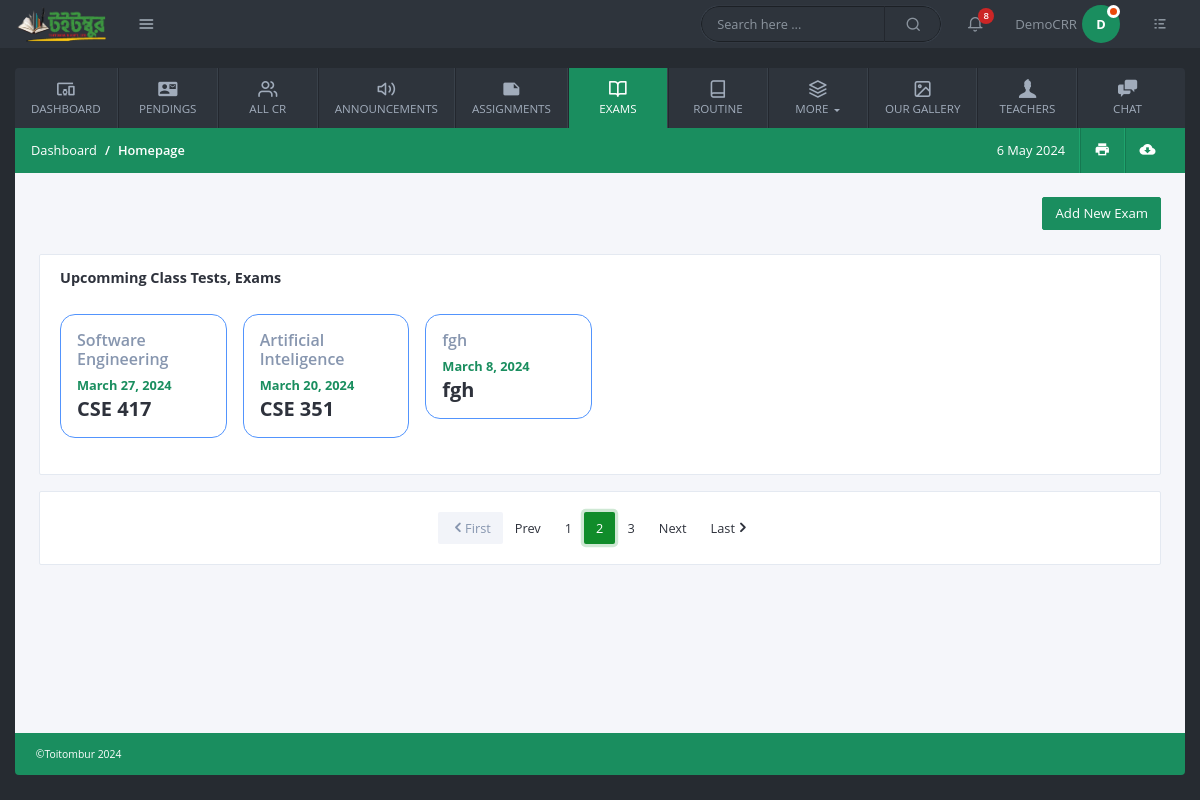
The page /exams/ (signed in) on the database as committed earlier.
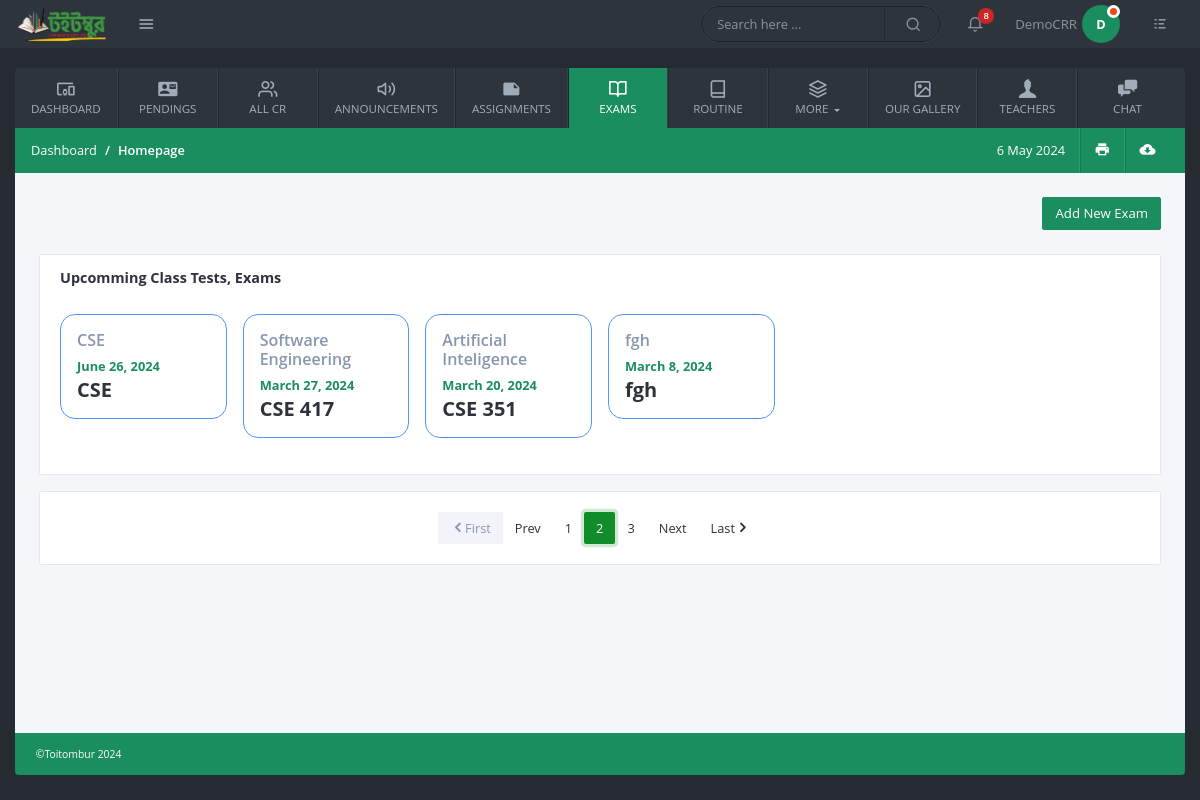
The same page on the database as committed later.
### common/models.py (models this page shows, shortened)
class CommonBaseModel(models.Model):
    uid = models.UUIDField(primary_key=True, default= uuid.uuid4, editable=False)
    created_at = models.DateTimeField(auto_now_add=True)
    updated_at = models.DateTimeField(auto_now=True)

class UpcomingExams(CommonBaseModel):
    intake = models.ForeignKey(Intakes, on_delete=models.CASCADE)
    department = models.ForeignKey(Departments, on_delete=models.CASCADE)
    section = models.ForeignKey(Sections, on_delete=models.CASCADE)
    exam_name = models.CharField(max_length=10, choices=[('Class Test', 'Class Test'),('Quiz Test', 'Quiz Test'),('Mid Term', 'Mid Term'),('Final Test', 'Final Test')])
    course_name = models.CharField( max_length=50)
    course_code = models.CharField( max_length=7)
    date = models.DateField(auto_now=False, auto_now_add=False)
    topic = models.CharField(max_length=150)
    detail = models.TextField()

### common/views.py (the view)
# urls.py: path('exams/', views.exams, name="exams"),
@login_required()
def exams(request):
    if request.user.role == "cr" or request.user.role == "student":
        the_student = get_object_or_404(Student, account = request.user.profile)
        his_intake = the_student.intake
        his_department = the_student.department
        his_section = the_student.section
        all_exams = UpcomingExams.objects.filter(
                    intake= his_intake,
                    department= his_department,
                    section= his_section,
        ).order_by("-date")
        if request.method == "POST":
            form = UpcomingExamsForm(request.POST)
            if form.is_valid():
                the_form = form.save(commit=False)
                the_form.intake = his_intake
                the_form.department = his_department
                the_form.section = his_section
                the_form.save()
                messages.success(request,"Exam schedule added!")
                return redirect(request.path)
        else:
            form = UpcomingExamsForm()
    elif request.user.role == "admin":
        all_exams = UpcomingExams.objects.all()
        form = None
    else:
        all_exams = None
        form = None
    context = {
        "all_exam":all_exams,
        "form":form,
    }
    return render(request, 'pages/exams.html', context)

### templates/pages/exams.html (shortened to what this page needs)
{% extends "base/base.html" %}
{% load static %}
{% block css %}
<link rel="stylesheet" href="{% static "vendor/datepicker/css/classic.css" %}" />
<link rel="stylesheet" href="{% static "vendor/datepicker/css/classic.date.css" %}" />
{% endblock css %}
{% block content %}
<div class="row gutters">
    <div class="col-xl-12 col-lg-12 col-md-12 col-sm-12 col-12">
        <div class="text-right mb-4">
            <button type="button" class="btn btn-primary" data-toggle="modal" data-target="#addNewContact">Add New Exam</button>
        </div>
    </div>
</div>
<div class="row gutters">
    <div class="col-xl-12 col-lg-12 col-md-12 col-sm-12 col-12">
        <div class="card">
            <div class="card-header">
                <div class="card-title">Upcomming Class Tests, Exams</div>
            </div>
            <div class="card-body">
                <div class="row gutters">
                    {% for exam in all_exam %}
                    <div class="col-xl-2 col-lg-4 col-md-4 col-sm-4 col-12">
                        <div class="goal-card">
                            <h5>{{exam.course_name}}</h5>
                            <p class="percentage">{{exam.date}}</p>
                            <h4>{{exam.course_code}}</h4>
                        </div>
                    </div>
                    {% endfor %}
                </div>
            </div>
        </div>
        <div class="card">
            <div class="card-body">
                <nav aria-label="Page navigation example">
                    <ul class="pagination justify-content-center success">
                        <li class="page-item disabled"><a class="page-link" href="#">
                            <i class="icon-chevron-left1"></i>First</a></li>
                        <li class="page-item"><a class="page-link" href="#">Prev</a></li>
                        <li class="page-item"><a class="page-link" href="#">1</a></li>
                        <li class="page-item active"><a class="page-link" href="#">2</a></li>
                        <li class="page-item"><a class="page-link" href="#">3</a></li>
                        <li class="page-item"><a class="page-link" href="#">Next</a></li>
                        <li class="page-item"><a class="page-link" href="#">Last <i class="icon-chevron-right1"></i></a></li>
                    </ul>
                </nav>
            </div>
        </div>
    </div>
</div>
{% endblock content %}

Rows that differ between the two databases and show on the page:
added UpcomingExams: course_name "CSE", date "June 26, 2024", course_code "CSE"
